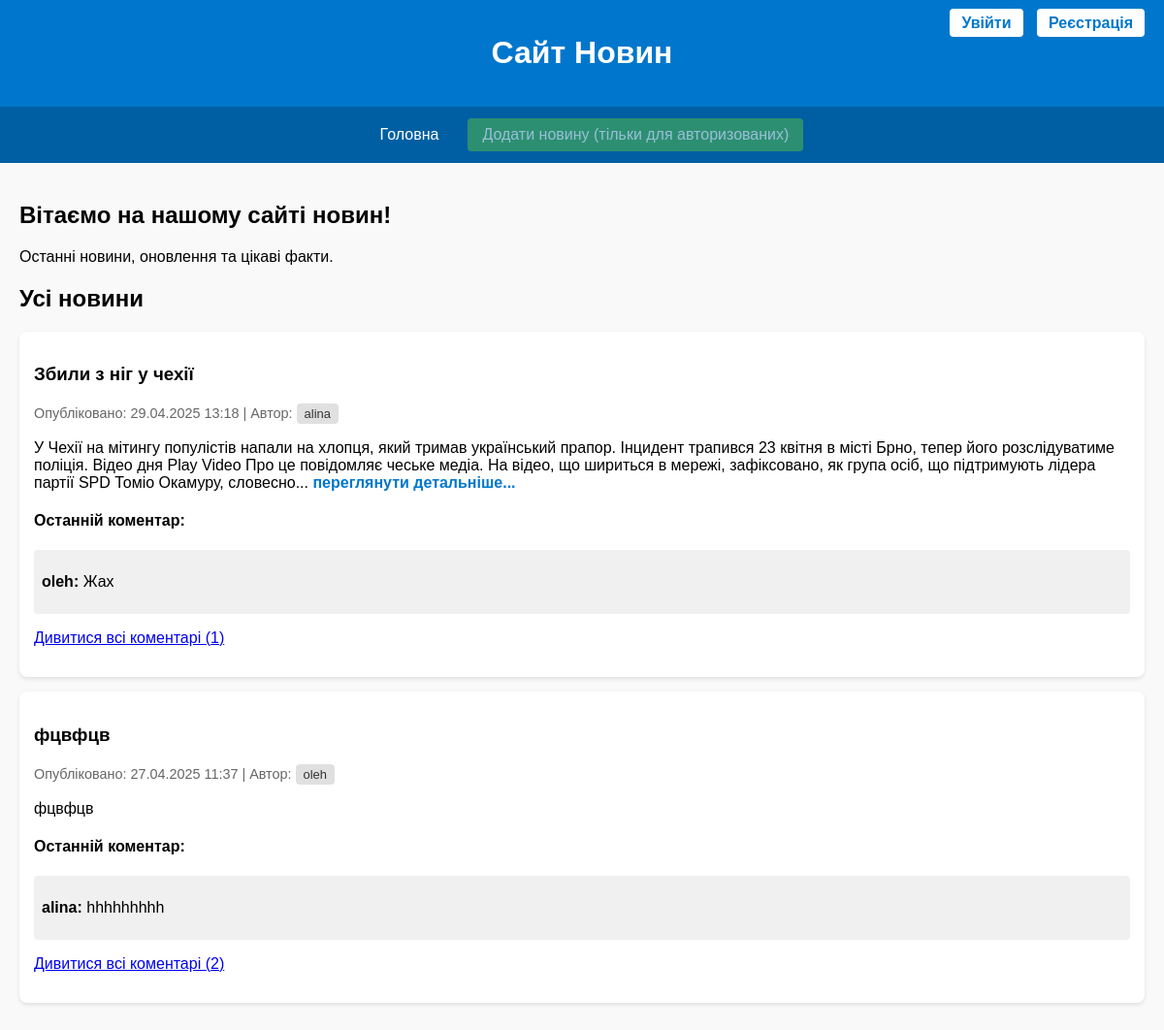
Before: / with the older database file.
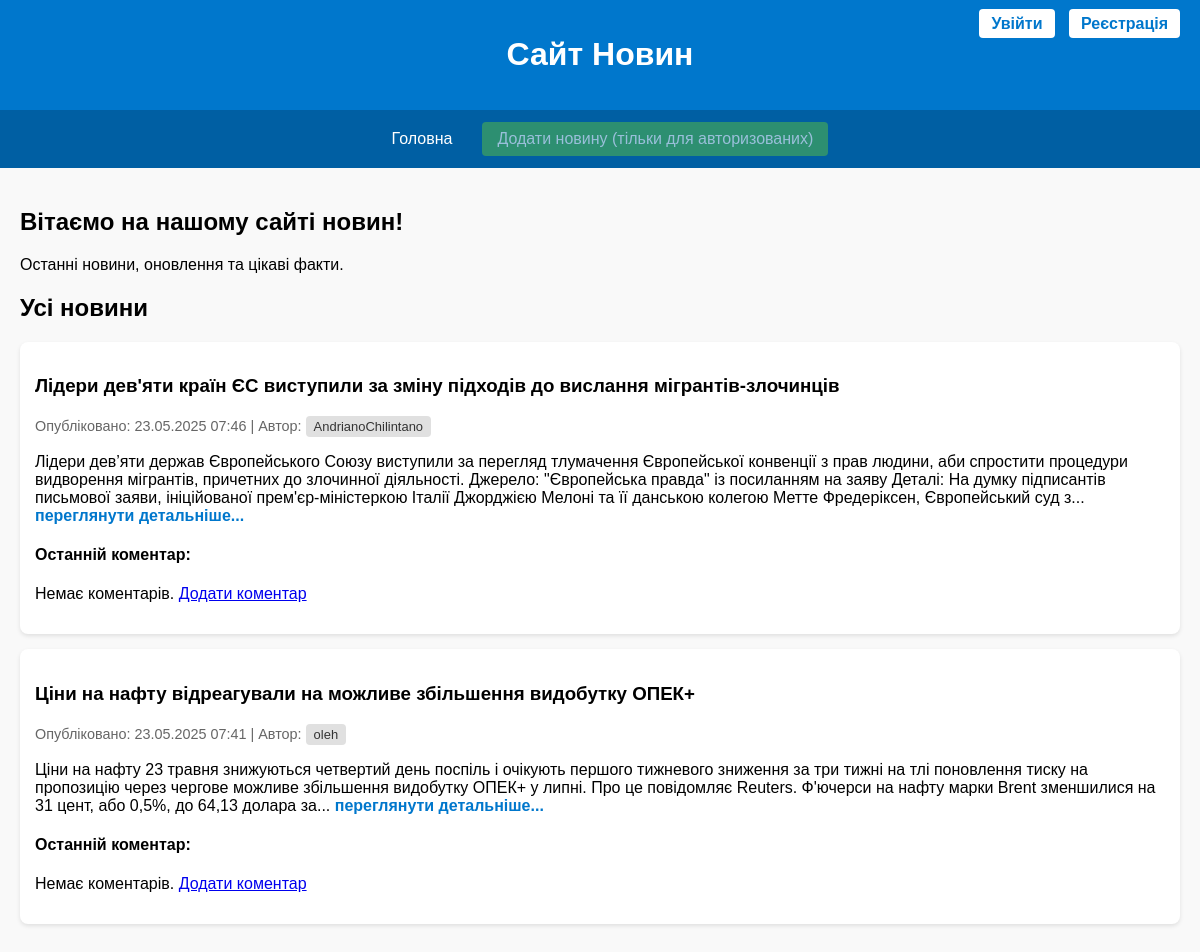
After: the same page with the newer database file.
### news/models.py (models this page shows, shortened)
class News(models.Model):
    title = models.CharField(max_length=200)
    content = models.TextField()
    image = models.ImageField(upload_to='news_images/', blank=True, null=True)
    created_at = models.DateTimeField(auto_now_add=True)
    author = models.ForeignKey(User, on_delete=models.CASCADE)
    class Meta:
        verbose_name = 'Новина'
        verbose_name_plural = 'Новини'

class Comment(models.Model):
    news = models.ForeignKey(News, on_delete=models.CASCADE, related_name='comments')
    author = models.ForeignKey(User, on_delete=models.CASCADE)
    content = models.TextField()
    created_at = models.DateTimeField(auto_now_add=True)

### news/views.py (the view)
# urls.py: path('', views.home, name='home'),
def home(request):
    news_list = News.objects.all().order_by('-created_at')[:2]
    if request.method == 'POST':
        news_id = request.POST.get('news_id')
        news = get_object_or_404(News, id=news_id)
        form = CommentForm(request.POST)
        if form.is_valid():
            comment = form.save(commit=False)
            comment.news = news
            comment.author = request.user
            comment.save()
            return redirect('http://127.0.0.1:8000/')
    else:
        form = CommentForm()
    return render(request, 'news/home.html', {
        'news_list': news_list,
        'form': form,
    })

### news/templates/news/home.html (shortened to what this page needs)
<!DOCTYPE html>
<html lang="uk">
<head>
</head>
<body>
<header>
  <h1>Сайт Новин</h1>
  <div class="auth-buttons">
    {% if user.is_authenticated %}
      <a href="/account">Акаунт</a>
    {% else %}
      <a href="/login/">Увійти</a>
      <a href="/register/">Реєстрація</a>
    {% endif %}
  </div>
</header>
<nav>
  <a href="/">Головна</a>
  {% if user.is_authenticated %}
    <div class="add-button">
      <a href="/add_news/">Додати новину</a>
    </div>
  {% else %}
    <div class="add-button disabled-button">
      <a href="#">Додати новину (тільки для авторизованих)</a>
    </div>
  {% endif %}
</nav>
<main>
  <section id="home">
    <h2>Вітаємо на нашому сайті новин!</h2>
    <p>Останні новини, оновлення та цікаві факти.</p>
  </section>
  <section id="all-news">
    <h2>Усі новини</h2>
    <div id="newsContainer">
      {% for item in news_list %}
        <div class="news">
          <h3>{{ item.title }}</h3>
          <p class="news-meta">
            Опубліковано: {{ item.created_at|date:"d.m.Y H:i" }} |
            Автор: <a href="/user_news/{{ item.author.username }}" class="author-btn">{{ item.author.username }}</a>
          </p>
          <p>
            {% with words=item.content.split %}
              {% if words|length > 50 %}
                {{ words|slice:":50"|join:" " }}...
                <a href="/news_detail/{{ item.id }}" class="read-more">переглянути детальніше...</a>
              {% else %}
                {{ item.content }}
              {% endif %}
            {% endwith %}
          </p>
          <div class="comments-section">
            <h4>Останній коментар:</h4>
            {% if item.comments.last %}
              <div class="comment">
                <p><strong>{{ item.comments.last.author.username }}:</strong> {{ item.comments.last.content }}</p>
              </div>
              <p><a href='/comments/{{ item.id }}'>Дивитися всі коментарі ({{ item.comments.count }})</a></p>
            {% else %}
              <p>Немає коментарів. <a href='/comments/{{ item.id }}'>Додати коментар</a></p>
            {% endif %}
          </div>
        </div>
      {% empty %}
        <p>Новин поки що немає.</p>
      {% endfor %}
    </div>
  </section>
</main>
</body>
</html>

### news/templates/news/home.html (style rules this page uses)
body { font-family: Arial, sans-serif; margin: 0; padding: 0; background-color: #f9f9f9; }
header { background-color: #0077cc; color: white; padding: 15px; text-align: center; position: relative; }
.auth-buttons { position: absolute; top: 15px; right: 20px; }
.auth-buttons a { background-color: white; color: #0077cc; border: none; padding: 6px 12px; margin-left: 10px; border-radius: 4px; text-decoration: none; font-weight: bold; }
nav { background-color: #005fa3; display: flex; justify-content: center; align-items: center; gap: 10px; padding: 10px; }
nav a { color: white; padding: 10px 20px; display: block; text-decoration: none; }
.add-button a { background-color: #4CAF50; color: white; padding: 8px 15px; border-radius: 4px; text-decoration: none; }
.disabled-button { pointer-events: none; opacity: 0.6; }
main { padding: 20px; }
.news { background: white; padding: 15px; margin-bottom: 15px; border-radius: 8px; box-shadow: 0 2px 4px rgba(0,0,0,0.1); }
.read-more { color: #0077cc; text-decoration: none; font-weight: bold; }
.news-meta { color: #666; font-size: 0.9em; margin-bottom: 10px; }
.author-btn { display: inline-block; background-color: #e0e0e0; color: #333; padding: 3px 8px; border-radius: 4px; text-decoration: none; font-size: 0.9em; }

Changed rows visible on the page:
no longer on this page (row unchanged): News: title "Збили з ніг у чехії", created_at "29.04.2025 13:18", author.username "alina", content.split "У Чехії на мітингу популістів напали на хлопця, який тримав український прапор. Інцидент трапився 23 квітня в місті Брно, тепер його розслідуватиме поліція. Відео дня Play Video Про це повідомляє чеське медіа. На відео, що шириться в мережі, зафіксовано, як група осіб, що підтримують лідера партії SPD Томіо Окамуру, словесно", comments.last.author.username "oleh", comments.last.content "Жах", comments.count "1"
removed News: title "фцвфцв", created_at "27.04.2025 11:37", author.username "oleh", content "фцвфцв", comments.last.author.username "alina", comments.last.content "hhhhhhhhh", comments.count "2"
added News: title "Лідери дев'яти країн ЄС виступили за зміну підходів до вислання мігрантів-злочинців", created_at "23.05.2025 07:46", author.username "AndrianoChilintano", content.split "Лідери дев’яти держав Європейського Союзу виступили за перегляд тлумачення Європейської конвенції з прав людини, аби спростити процедури видворення мігрантів, причетних до злочинної діяльності. Джерело: \"Європейська правда\" із посиланням на заяву Деталі: На думку підписантів письмової заяви, ініційованої прем'єр-міністеркою Італії Джорджією Мелоні та її данською колегою Метте Фредеріксен, Європейський суд з"
added News: title "Ціни на нафту відреагували на можливе збільшення видобутку ОПЕК+", created_at "23.05.2025 07:41", author.username "oleh", content.split "Ціни на нафту 23 травня знижуються четвертий день поспіль і очікують першого тижневого зниження за три тижні на тлі поновлення тиску на пропозицію через чергове можливе збільшення видобутку ОПЕК+ у липні. Про це повідомляє Reuters. Ф'ючерси на нафту марки Brent зменшилися на 31 цент, або 0,5%, до 64,13 долара за"
